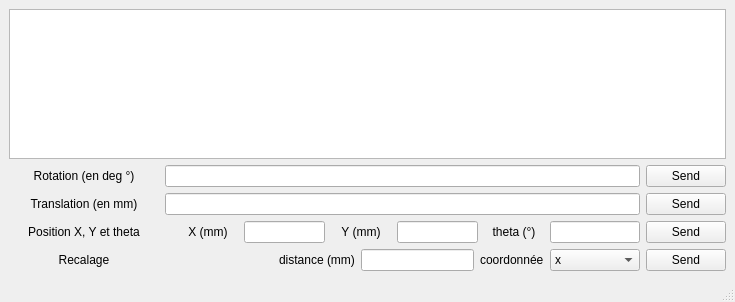
<?xml version="1.0" encoding="UTF-8"?>
<ui version="4.0">
 <class>MainWindow</class>
 <widget class="QMainWindow" name="MainWindow">
  <property name="geometry">
   <rect>
    <x>0</x>
    <y>0</y>
    <width>735</width>
    <height>302</height>
   </rect>
  </property>
  <property name="minimumSize">
   <size>
    <width>90</width>
    <height>0</height>
   </size>
  </property>
  <property name="windowTitle">
   <string>MainWindow</string>
  </property>
  <widget class="QWidget" name="centralwidget">
   <layout class="QVBoxLayout" name="verticalLayout_2">
    <item>
     <widget class="QTextEdit" name="textEdit"/>
    </item>
    <item>
     <spacer name="verticalSpacer">
      <property name="orientation">
       <enum>Qt::Vertical</enum>
      </property>
      <property name="sizeHint" stdset="0">
       <size>
        <width>20</width>
        <height>40</height>
       </size>
      </property>
     </spacer>
    </item>
    <item>
     <layout class="QHBoxLayout" name="horizontalLayout">
      <item>
       <widget class="QLabel" name="label">
        <property name="minimumSize">
         <size>
          <width>150</width>
          <height>0</height>
         </size>
        </property>
        <property name="layoutDirection">
         <enum>Qt::LeftToRight</enum>
        </property>
        <property name="text">
         <string>Rotation (en deg °)</string>
        </property>
        <property name="alignment">
         <set>Qt::AlignCenter</set>
        </property>
       </widget>
      </item>
      <item>
       <widget class="QLineEdit" name="lineEdit_rotation"/>
      </item>
      <item>
       <widget class="QPushButton" name="sendButton_rotation">
        <property name="text">
         <string>Send</string>
        </property>
       </widget>
      </item>
     </layout>
    </item>
    <item>
     <layout class="QHBoxLayout" name="horizontalLayout_2">
      <item>
       <widget class="QLabel" name="label_2">
        <property name="minimumSize">
         <size>
          <width>150</width>
          <height>0</height>
         </size>
        </property>
        <property name="text">
         <string>Translation (en mm)</string>
        </property>
        <property name="alignment">
         <set>Qt::AlignCenter</set>
        </property>
       </widget>
      </item>
      <item>
       <widget class="QLineEdit" name="lineEdit_translation"/>
      </item>
      <item>
       <widget class="QPushButton" name="sendButton_translation">
        <property name="text">
         <string>Send</string>
        </property>
       </widget>
      </item>
     </layout>
    </item>
    <item>
     <layout class="QHBoxLayout" name="horizontalLayout_3">
      <item>
       <widget class="QLabel" name="label_3">
        <property name="minimumSize">
         <size>
          <width>150</width>
          <height>0</height>
         </size>
        </property>
        <property name="text">
         <string>Position X, Y et theta</string>
        </property>
        <property name="alignment">
         <set>Qt::AlignCenter</set>
        </property>
       </widget>
      </item>
      <item>
       <spacer name="horizontalSpacer_3">
        <property name="orientation">
         <enum>Qt::Horizontal</enum>
        </property>
        <property name="sizeHint" stdset="0">
         <size>
          <width>40</width>
          <height>20</height>
         </size>
        </property>
       </spacer>
      </item>
      <item>
       <widget class="QLabel" name="label_5">
        <property name="minimumSize">
         <size>
          <width>60</width>
          <height>0</height>
         </size>
        </property>
        <property name="text">
         <string>X (mm)</string>
        </property>
        <property name="alignment">
         <set>Qt::AlignCenter</set>
        </property>
       </widget>
      </item>
      <item>
       <widget class="QLineEdit" name="lineEdit_XYT_x"/>
      </item>
      <item>
       <widget class="QLabel" name="label_6">
        <property name="minimumSize">
         <size>
          <width>60</width>
          <height>0</height>
         </size>
        </property>
        <property name="text">
         <string>Y (mm)</string>
        </property>
        <property name="alignment">
         <set>Qt::AlignCenter</set>
        </property>
       </widget>
      </item>
      <item>
       <widget class="QLineEdit" name="lineEdit_XYT_y"/>
      </item>
      <item>
       <widget class="QLabel" name="label_7">
        <property name="minimumSize">
         <size>
          <width>60</width>
          <height>0</height>
         </size>
        </property>
        <property name="text">
         <string>theta (°)</string>
        </property>
        <property name="alignment">
         <set>Qt::AlignCenter</set>
        </property>
       </widget>
      </item>
      <item>
       <widget class="QLineEdit" name="lineEdit_XYT_theta">
        <property name="minimumSize">
         <size>
          <width>90</width>
          <height>0</height>
         </size>
        </property>
       </widget>
      </item>
      <item>
       <widget class="QPushButton" name="sendButton_XYT">
        <property name="text">
         <string>Send</string>
        </property>
       </widget>
      </item>
     </layout>
    </item>
    <item>
     <layout class="QHBoxLayout" name="horizontalLayout_4">
      <item>
       <widget class="QLabel" name="label_4">
        <property name="minimumSize">
         <size>
          <width>150</width>
          <height>0</height>
         </size>
        </property>
        <property name="text">
         <string>Recalage</string>
        </property>
        <property name="alignment">
         <set>Qt::AlignCenter</set>
        </property>
       </widget>
      </item>
      <item>
       <spacer name="horizontalSpacer_4">
        <property name="orientation">
         <enum>Qt::Horizontal</enum>
        </property>
        <property name="sizeHint" stdset="0">
         <size>
          <width>40</width>
          <height>20</height>
         </size>
        </property>
       </spacer>
      </item>
      <item>
       <widget class="QLabel" name="label_8">
        <property name="text">
         <string>distance (mm)</string>
        </property>
       </widget>
      </item>
      <item>
       <widget class="QLineEdit" name="lineEdit_recalage_distance"/>
      </item>
      <item>
       <widget class="QLabel" name="label_9">
        <property name="text">
         <string>coordonnée</string>
        </property>
       </widget>
      </item>
      <item>
       <widget class="QComboBox" name="comboBox_recalage">
        <property name="minimumSize">
         <size>
          <width>90</width>
          <height>0</height>
         </size>
        </property>
        <item>
         <property name="text">
          <string>x</string>
         </property>
        </item>
        <item>
         <property name="text">
          <string>y</string>
         </property>
        </item>
       </widget>
      </item>
      <item>
       <widget class="QPushButton" name="sendButton_recalage">
        <property name="text">
         <string>Send</string>
        </property>
       </widget>
      </item>
     </layout>
    </item>
    <item>
     <spacer name="verticalSpacer_2">
      <property name="orientation">
       <enum>Qt::Vertical</enum>
      </property>
      <property name="sizeHint" stdset="0">
       <size>
        <width>20</width>
        <height>40</height>
       </size>
      </property>
     </spacer>
    </item>
   </layout>
  </widget>
  <widget class="QMenuBar" name="menubar">
   <property name="geometry">
    <rect>
     <x>0</x>
     <y>0</y>
     <width>735</width>
     <height>22</height>
    </rect>
   </property>
  </widget>
  <widget class="QStatusBar" name="statusbar"/>
 </widget>
 <resources/>
 <connections/>
</ui>
